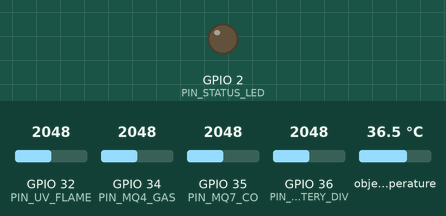
Bench run of a sketch on a simulated ESP32. Shown: output pins drawn as LEDs (lit = HIGH). Wiring (inferred from the names in the program): MLX90614 thermometer at I2C address 0x5A. Dashed ring = blinking. The test bench sets the inputs (shaded band); at power-on: GPIO 36 (PIN_BATTERY_DIV) = 2048, GPIO 32 (PIN_UV_FLAME) = 2048, GPIO 34 (PIN_MQ4_GAS) = 2048, GPIO 35 (PIN_MQ7_CO) = 2048, object temperature 36.5 °C (analog values on the 0–4095 scale). WiFi joins after 1.5 s; servers stay silent unless stated; uploads are accepted with an empty reply; what the sketch prints to the serial monitor is not drawn.

Above: at 0.1 s.
At 1.8 s:
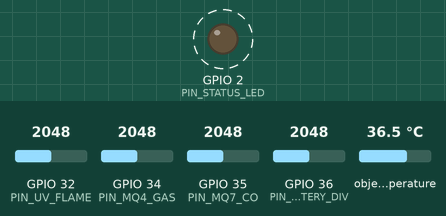
2.8 s: GPIO 36 (PIN_BATTERY_DIV) set to 3043
5.8 s: GPIO 36 (PIN_BATTERY_DIV) set to 3110
Timing chart, 0 to 14.8 s (numbered marks = the images above; inputs shaded):
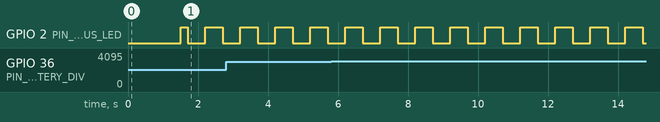

The sketch:

skilldrone_esp32_payload.ino
```cpp
/*
 * ======================================================================================
 * SkillDrone — ESP32 Sensor Acquisition and Payload Telemetry Firmware
 * Target: ESP32-WROOM-32 / ESP32-S3
 * Architecture: Sensor Node strictly independent of Flight Controller flight stabilization
 * Protocol: SKILLDRONE_ESP32_V1 JSON over HTTP POST or Serial UART
 * ======================================================================================
 */

#include <WiFi.h>
#include <HTTPClient.h>
#include <Wire.h>
#include <ArduinoJson.h>

// --- Network Configuration ---
const char* WIFI_SSID     = "WORKSHOP_WIFI_SSID";
const char* WIFI_PASSWORD = "WORKSHOP_WIFI_PASSWORD";
const char* BACKEND_URL   = "http://192.168.1.100:8000/api/hardware/telemetry";

// --- Hardware Pin Definitions ---
const int PIN_MQ4_GAS    = 34; // ADC1 CH6 (Methane / Natural Gas)
const int PIN_MQ7_CO     = 35; // ADC1 CH7 (Carbon Monoxide)
const int PIN_UV_FLAME   = 32; // ADC1 CH4 (UV Arc Flash)
const int PIN_BATTERY_DIV = 36; // ADC1 CH0 (3S LiPo Voltage Divider 100k/33k)
const int PIN_STATUS_LED = 2;  // Built-in LED

// --- Telemetry State ---
unsigned long sequenceCounter = 0;
const unsigned long TRANSMIT_INTERVAL_MS = 500; // 2.0 Hz update rate
unsigned long lastTransmitTime = 0;

void setup() {
  Serial.begin(115200);
  pinMode(PIN_STATUS_LED, OUTPUT);
  digitalWrite(PIN_STATUS_LED, LOW);

  // Set 12-bit ADC resolution (0 to 4095 counts)
  analogReadResolution(12);
  analogSetAttenuation(ADC_11db); // Full-scale range ~ 3.3V

  // Initialize I2C for MLX90614 (SDA=21, SCL=22)
  Wire.begin(21, 22);

  Serial.println("\n[SkillDrone] Initializing ESP32 Sensor Telemetry Node...");
  Serial.println("[SkillDrone] Protocol: SKILLDRONE_ESP32_V1");

  // Connect to WiFi network
  WiFi.mode(WIFI_STA);
  WiFi.begin(WIFI_SSID, WIFI_PASSWORD);

  int attempts = 0;
  while (WiFi.status() != WL_CONNECTED && attempts < 20) {
    delay(500);
    Serial.print(".");
    attempts++;
  }

  if (WiFi.status() == WL_CONNECTED) {
    Serial.printf("\n[SkillDrone] WiFi Connected. IP: %s\n", WiFi.localIP().toString().c_str());
    digitalWrite(PIN_STATUS_LED, HIGH);
  } else {
    Serial.println("\n[SkillDrone] WiFi not connected. Falling back to Serial UART telemetry mode.");
  }
}

// Read battery voltage in millivolts through voltage divider (R1=100k, R2=33k -> ratio 4.03)
float readBatteryMilliVolts() {
  int rawAdc = analogRead(PIN_BATTERY_DIV);
  float pinVoltage = (rawAdc / 4095.0f) * 3300.0f;
  return pinVoltage * 4.03f;
}

// Evaluate sensor health (checks for electrical rail faults or disconnects)
const char* checkSensorHealth(int rawAdc) {
  if (rawAdc <= 5) return "disconnected"; // Pulled to GND
  if (rawAdc >= 4090) return "degraded";  // Railed to VCC
  return "nominal";
}

// MLX90614 Infrared Thermometer SMBus readout for Object Surface Temperature
const uint8_t MLX90614_I2C_ADDR = 0x5A;
const uint8_t MLX90614_TOBJ1    = 0x07;

bool readMLX90614SurfaceTemp(float &tempC, const char* &health) {
  Wire.beginTransmission(MLX90614_I2C_ADDR);
  Wire.write(MLX90614_TOBJ1);
  if (Wire.endTransmission(false) != 0) {
    // Sensor not responding on I2C bus (offline or bench testing without physical hardware)
    tempC = 24.5f;
    health = "nominal"; // bench default
    return false;
  }

  uint8_t bytesReceived = Wire.requestFrom((uint8_t)MLX90614_I2C_ADDR, (uint8_t)3);
  if (bytesReceived >= 2) {
    uint8_t lowByte = Wire.read();
    uint8_t highByte = Wire.read();
    if (bytesReceived >= 3) Wire.read(); // Read PEC (packet error code)

    uint16_t rawData = (highByte << 8) | lowByte;
    // MLX90614 resolution: 0.02 Kelvin per LSB
    float kelvin = rawData * 0.02f;
    tempC = kelvin - 273.15f;

    if (tempC < -20.0f || tempC > 350.0f) {
      health = "degraded";
    } else {
      health = "nominal";
    }
    return true;
  }

  tempC = 24.5f;
  health = "disconnected";
  return false;
}

void loop() {
  unsigned long now = millis();
  if (now - lastTransmitTime >= TRANSMIT_INTERVAL_MS) {
    lastTransmitTime = now;
    sequenceCounter++;

    // 1. Acquire raw sensor readings
    int rawMq4 = analogRead(PIN_MQ4_GAS);
    int rawMq7 = analogRead(PIN_MQ7_CO);
    int rawUv  = analogRead(PIN_UV_FLAME);
    float batteryMv = readBatteryMilliVolts();

    // Acquire non-contact surface temperature via I2C MLX90614
    float surfaceTempC = 24.5f;
    const char* thermalHealth = "nominal";
    readMLX90614SurfaceTemp(surfaceTempC, thermalHealth);

    // 2. Build JSON telemetry payload
    StaticJsonDocument<768> doc;
    doc["proto"] = "SKILLDRONE_ESP32_V1";
    doc["seq"] = sequenceCounter;
    doc["drone_id"] = "DRONE-ALPHA";
    doc["session_id"] = "ACTIVE_SESSION_ID"; // Set by ground station command
    doc["battery_mv"] = (int)batteryMv;
    doc["link_quality"] = (WiFi.status() == WL_CONNECTED) ? 95.0 : 0.0;

    // Relative coordinates (ingested via MAVLink bridge or default)
    JsonObject pos = doc.createNestedObject("pos");
    pos["x"] = 0.0;
    pos["y"] = 0.0;
    pos["z"] = 1.8;

    JsonArray sensors = doc.createNestedArray("sensors");

    // MQ-4 Methane Sensor
    JsonObject s1 = sensors.createNestedObject();
    s1["type"] = "mq4_gas";
    s1["raw_adc"] = rawMq4;
    s1["health"] = checkSensorHealth(rawMq4);

    // MQ-7 Carbon Monoxide Sensor
    JsonObject s2 = sensors.createNestedObject();
    s2["type"] = "mq7_co";
    s2["raw_adc"] = rawMq7;
    s2["health"] = checkSensorHealth(rawMq7);

    // Thermal IR Sensor
    JsonObject s3 = sensors.createNestedObject();
    s3["type"] = "thermal_ir";
    s3["raw_c"] = surfaceTempC;
    s3["health"] = thermalHealth;

    // UV Flame / Arc Sensor
    JsonObject s4 = sensors.createNestedObject();
    s4["type"] = "uv_flame";
    s4["raw_adc"] = rawUv;
    s4["health"] = checkSensorHealth(rawUv);

    String payloadString;
    serializeJson(doc, payloadString);

    // 3. Transmit via WiFi HTTP POST if connected
    if (WiFi.status() == WL_CONNECTED) {
      HTTPClient http;
      http.begin(BACKEND_URL);
      http.addHeader("Content-Type", "application/json");
      int httpCode = http.POST(payloadString);
      if (httpCode > 0) {
        // Blink LED to indicate successful transmission
        digitalWrite(PIN_STATUS_LED, !digitalRead(PIN_STATUS_LED));
      }
      http.end();
    }

    // 4. Always output to Serial UART (for debugging or tethered radio links)
    Serial.println(payloadString);
  }
}
```

Measured:
- by itself, GPIO 2 (PIN_STATUS_LED): alternates HIGH for 0.50 s and LOW for 0.50 s
